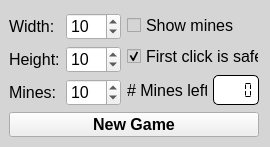
             <widget class="QGroupBox" name="groupBox_GameOptions">
              <property name="minimumSize">
               <size>
                <width>270</width>
                <height>147</height>
               </size>
              </property>
              <property name="maximumSize">
               <size>
                <width>270</width>
                <height>147</height>
               </size>
              </property>
              <property name="font">
               <font>
                <family>Arial</family>
                <pointsize>9</pointsize>
                <weight>75</weight>
                <bold>true</bold>
               </font>
              </property>
              <property name="styleSheet">
               <string notr="true">QGroupBox {
 background-color: rgb(213, 213, 214);
 color: rgb(0,0,0);
 border-radius: 5px;
 
}

QCheckBox {
background-color: rgb(213, 213, 214);
color: rgb(0,0,0);
}

QLabel{
background-color: rgb(213, 213, 214);
color: rgb(0,0,0);
}</string>
              </property>
              <property name="title">
               <string/>
              </property>
              <property name="alignment">
               <set>Qt::AlignCenter</set>
              </property>
              <property name="flat">
               <bool>false</bool>
              </property>
              <property name="checkable">
               <bool>false</bool>
              </property>
              <layout class="QGridLayout" name="gridLayout_5" rowstretch="0" columnstretch="0">
               <property name="leftMargin">
                <number>9</number>
               </property>
               <property name="topMargin">
                <number>9</number>
               </property>
               <property name="bottomMargin">
                <number>6</number>
               </property>
               <property name="spacing">
                <number>6</number>
               </property>
               <item row="0" column="0">
                <layout class="QVBoxLayout" name="verticalLayout">
                 <item>
                  <layout class="QHBoxLayout" name="horizontalLayout_2">
                   <property name="spacing">
                    <number>6</number>
                   </property>
                   <property name="bottomMargin">
                    <number>0</number>
                   </property>
                   <item>
                    <layout class="QGridLayout" name="gridLayout_3">
                     <property name="sizeConstraint">
                      <enum>QLayout::SetFixedSize</enum>
                     </property>
                     <item row="1" column="0">
                      <widget class="QLabel" name="fieldHeightLabel">
                       <property name="font">
                        <font>
                         <family>MS Shell Dlg 2</family>
                         <pointsize>12</pointsize>
                         <weight>50</weight>
                         <bold>false</bold>
                        </font>
                       </property>
                       <property name="styleSheet">
                        <string notr="true">background-color: rgb(213, 213, 214);color: black;</string>
                       </property>
                       <property name="text">
                        <string>Height:</string>
                       </property>
                      </widget>
                     </item>
                     <item row="0" column="1">
                      <widget class="QSpinBox" name="fieldWidth">
                       <property name="font">
                        <font>
                         <family>Arial</family>
                         <pointsize>12</pointsize>
                         <weight>50</weight>
                         <bold>false</bold>
                         <stylestrategy>PreferDefault</stylestrategy>
                         <kerning>true</kerning>
                        </font>
                       </property>
                       <property name="cursor">
                        <cursorShape>ArrowCursor</cursorShape>
                       </property>
                       <property name="focusPolicy">
                        <enum>Qt::ClickFocus</enum>
                       </property>
                       <property name="toolTip">
                        <string>Maximal 30 </string>
                       </property>
                       <property name="styleSheet">
                        <string notr="true"/>
                       </property>
                       <property name="wrapping">
                        <bool>false</bool>
                       </property>
                       <property name="frame">
                        <bool>true</bool>
                       </property>
                       <property name="keyboardTracking">
                        <bool>true</bool>
                       </property>
                       <property name="minimum">
                        <number>9</number>
                       </property>
                       <property name="maximum">
                        <number>30</number>
                       </property>
                       <property name="value">
                        <number>10</number>
                       </property>
                      </widget>
                     </item>
                     <item row="0" column="0">
                      <widget class="QLabel" name="fieldWidthLabel">
                       <property name="font">
                        <font>
                         <family>MS Shell Dlg 2</family>
                         <pointsize>12</pointsize>
                         <weight>50</weight>
                         <bold>false</bold>
                         <stylestrategy>PreferAntialias</stylestrategy>
                        </font>
                       </property>
                       <property name="styleSheet">
                        <string notr="true">color: black;background-color: rgb(213, 213, 214);</string>
                       </property>
                       <property name="text">
                        <string>Width:</string>
                       </property>
                      </widget>
                     </item>
                     <item row="1" column="1">
                      <widget class="QSpinBox" name="fieldHeigth">
                       <property name="font">
                        <font>
                         <family>Arial</family>
                         <pointsize>12</pointsize>
                         <weight>50</weight>
                         <bold>false</bold>
                        </font>
                       </property>
                       <property name="toolTip">
                        <string>Maximal 24</string>
                       </property>
                       <property name="styleSheet">
                        <string notr="true"/>
                       </property>
                       <property name="frame">
                        <bool>true</bool>
                       </property>
                       <property name="minimum">
                        <number>9</number>
                       </property>
                       <property name="maximum">
                        <number>24</number>
                       </property>
                       <property name="value">
                        <number>10</number>
                       </property>
                      </widget>
                     </item>
                     <item row="2" column="0">
                      <widget class="QLabel" name="mineAmountLabel">
                       <property name="font">
                        <font>
                         <pointsize>12</pointsize>
                        </font>
                       </property>
                       <property name="styleSheet">
                        <string notr="true">color: black;background-color: rgb(213, 213, 214);</string>
                       </property>
                       <property name="text">
                        <string>Mines:</string>
                       </property>
                      </widget>
                     </item>
                     <item row="2" column="1">
                      <widget class="QSpinBox" name="mineAmount">
                       <property name="font">
                        <font>
                         <family>Arial</family>
                         <pointsize>12</pointsize>
                         <weight>50</weight>
                         <bold>false</bold>
                        </font>
                       </property>
                       <property name="toolTip">
                        <string>Maximal 667</string>
                       </property>
                       <property name="styleSheet">
                        <string notr="true"/>
                       </property>
                       <property name="frame">
                        <bool>true</bool>
                       </property>
                       <property name="minimum">
                        <number>1</number>
                       </property>
                       <property name="maximum">
                        <number>667</number>
                       </property>
                       <property name="value">
                        <number>10</number>
                       </property>
                      </widget>
                     </item>
                    </layout>
                   </item>
                   <item>
                    <layout class="QGridLayout" name="gridLayout_6" rowstretch="0,0,0,0">
                     <property name="bottomMargin">
                      <number>0</number>
                     </property>
                     <item row="2" column="1">
                      <widget class="QCheckBox" name="firstClickSafe">
                       <property name="font">
                        <font>
                         <family>Arial</family>
                         <pointsize>12</pointsize>
                         <weight>50</weight>
                         <bold>false</bold>
                        </font>
                       </property>
                       <property name="styleSheet">
                        <string notr="true"/>
                       </property>
                       <property name="text">
                        <string>First click is safe</string>
                       </property>
                       <property name="checked">
                        <bool>true</bool>
                       </property>
                       <property name="tristate">
                        <bool>false</bool>
                       </property>
                      </widget>
                     </item>
                     <item row="3" column="1">
                      <layout class="QHBoxLayout" name="horizontalLayout_3">
                       <item>
                        <widget class="QLabel" name="label_3">
                         <property name="font">
                          <font>
                           <family>Arial</family>
                           <pointsize>12</pointsize>
                          </font>
                         </property>
                         <property name="styleSheet">
                          <string notr="true"/>
                         </property>
                         <property name="text">
                          <string># Mines left:</string>
                         </property>
                        </widget>
                       </item>
                       <item>
                        <widget class="QLCDNumber" name="lcdFlagCount">
                         <property name="enabled">
                          <bool>true</bool>
                         </property>
                         <property name="maximumSize">
                          <size>
                           <width>80</width>
                           <height>30</height>
                          </size>
                         </property>
                         <property name="font">
                          <font>
                           <family>Arial</family>
                           <pointsize>12</pointsize>
                           <weight>75</weight>
                           <bold>true</bold>
                           <kerning>true</kerning>
                          </font>
                         </property>
                         <property name="layoutDirection">
                          <enum>Qt::LeftToRight</enum>
                         </property>
                         <property name="autoFillBackground">
                          <bool>false</bool>
                         </property>
                         <property name="styleSheet">
                          <string notr="true">color: black;background-color: rgb(255, 255, 255);

border: 1px solid black;
border-radius: 5px;


</string>
                         </property>
                         <property name="inputMethodHints">
                          <set>Qt::ImhNone</set>
                         </property>
                         <property name="frameShape">
                          <enum>QFrame::StyledPanel</enum>
                         </property>
                         <property name="frameShadow">
                          <enum>QFrame::Plain</enum>
                         </property>
                         <property name="lineWidth">
                          <number>0</number>
                         </property>
                         <property name="midLineWidth">
                          <number>0</number>
                         </property>
                         <property name="smallDecimalPoint">
                          <bool>true</bool>
                         </property>
                         <property name="digitCount">
                          <number>4</number>
                         </property>
                         <property name="segmentStyle">
                          <enum>QLCDNumber::Flat</enum>
                         </property>
                         <property name="intValue" stdset="0">
                          <number>0</number>
                         </property>
                        </widget>
                       </item>
                      </layout>
                     </item>
                     <item row="1" column="1">
                      <widget class="QCheckBox" name="showMines">
                       <property name="font">
                        <font>
                         <pointsize>12</pointsize>
                         <weight>50</weight>
                         <bold>false</bold>
                        </font>
                       </property>
                       <property name="styleSheet">
                        <string notr="true"/>
                       </property>
                       <property name="text">
                        <string>Show mines</string>
                       </property>
                      </widget>
                     </item>
                    </layout>
                   </item>
                  </layout>
                 </item>
                 <item>
                  <widget class="QToolButton" name="newGame">
                   <property name="sizePolicy">
                    <sizepolicy hsizetype="Expanding" vsizetype="Expanding">
                     <horstretch>0</horstretch>
                     <verstretch>0</verstretch>
                    </sizepolicy>
                   </property>
                   <property name="minimumSize">
                    <size>
                     <width>250</width>
                     <height>25</height>
                    </size>
                   </property>
                   <property name="maximumSize">
                    <size>
                     <width>270</width>
                     <height>25</height>
                    </size>
                   </property>
                   <property name="font">
                    <font>
                     <family>Arial</family>
                     <pointsize>12</pointsize>
                     <weight>75</weight>
                     <bold>true</bold>
                    </font>
                   </property>
                   <property name="toolTip">
                    <string/>
                   </property>
                   <property name="text">
                    <string>New Game</string>
                   </property>
                   <property name="checkable">
                    <bool>false</bool>
                   </property>
                   <property name="toolButtonStyle">
                    <enum>Qt::ToolButtonIconOnly</enum>
                   </property>
                   <property name="autoRaise">
                    <bool>false</bool>
                   </property>
                  </widget>
                 </item>
                </layout>
               </item>
              </layout>
             </widget>
